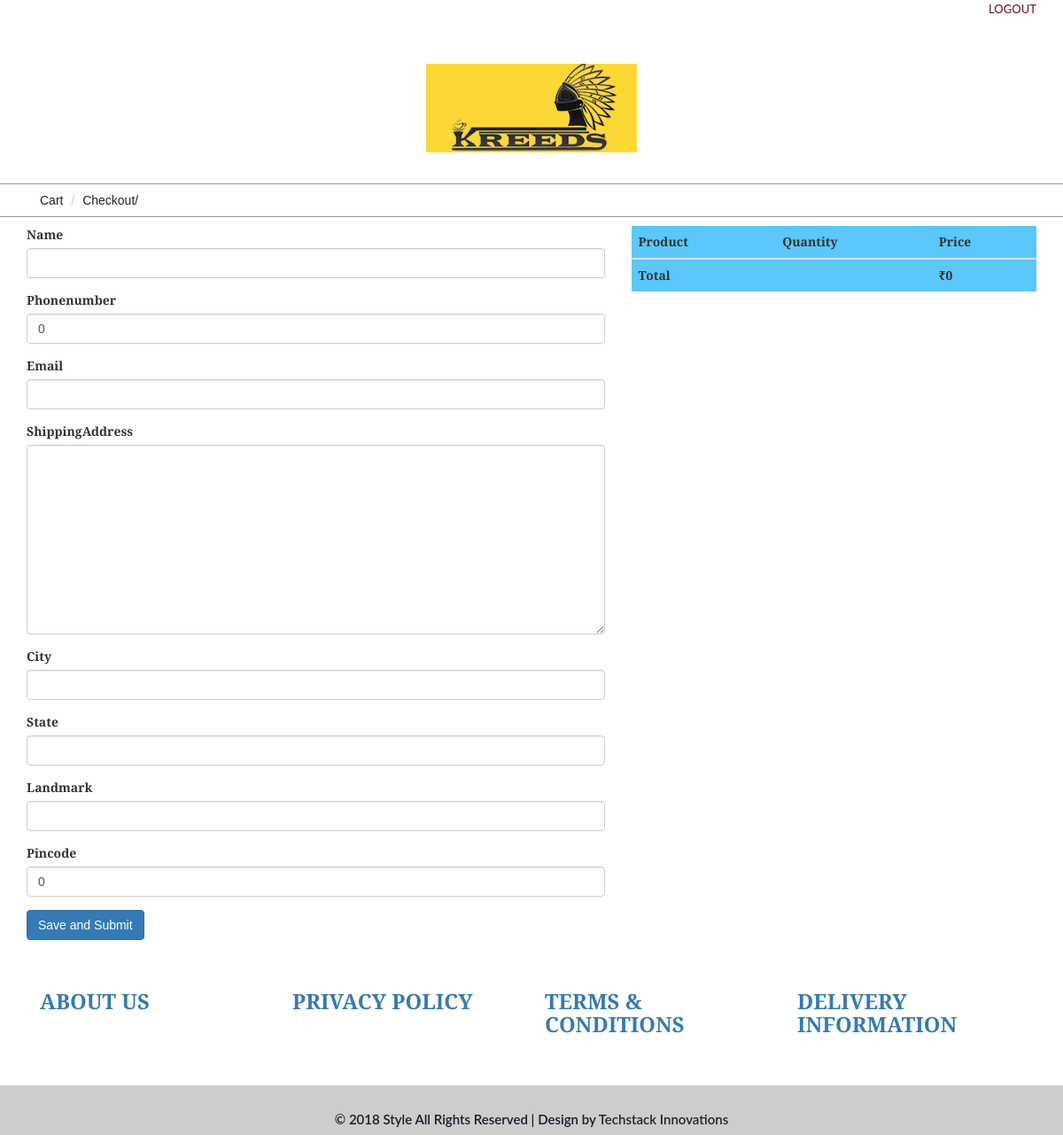
The page /checkout/4/ (signed in) on the database as committed earlier.
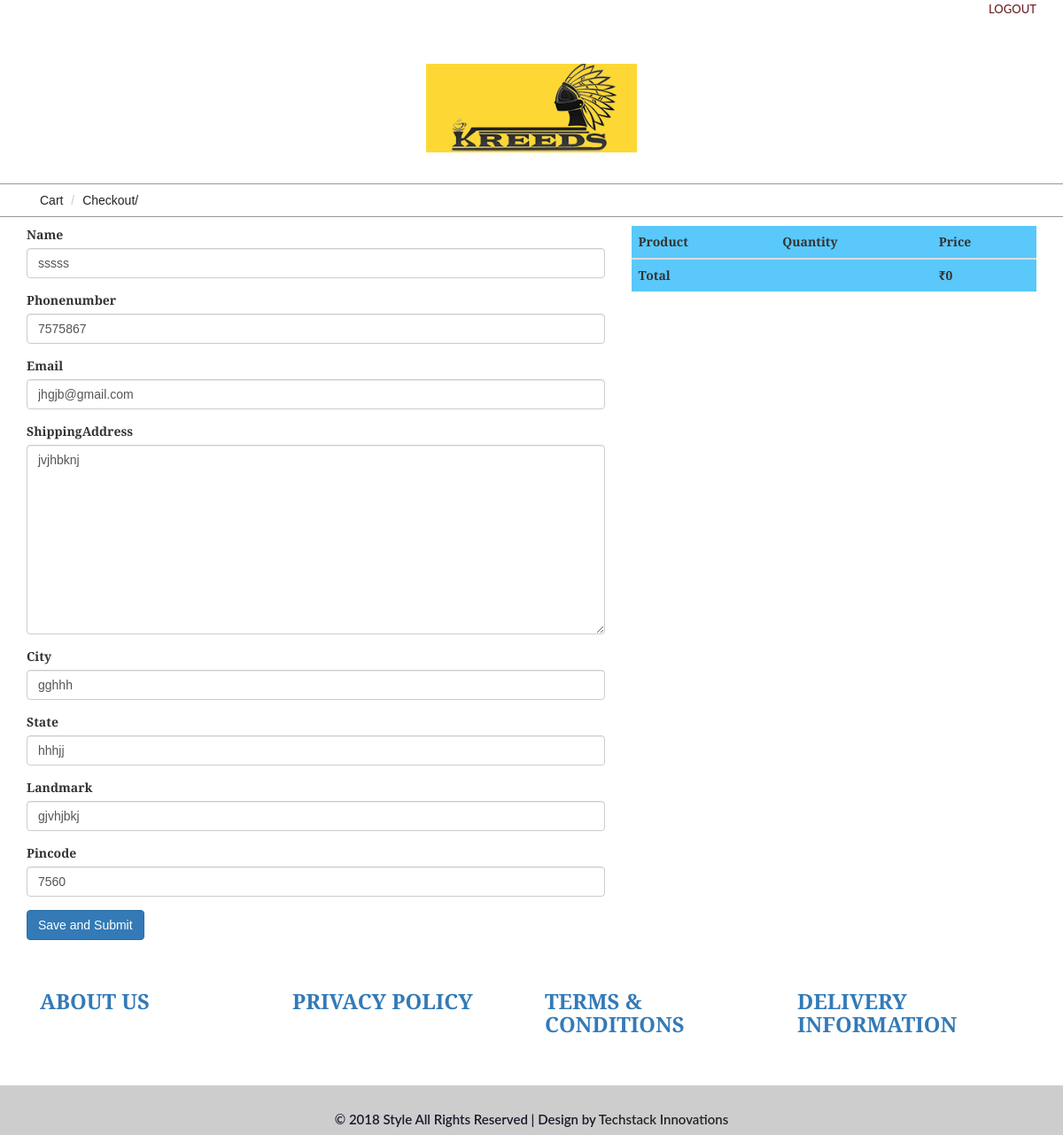
The same page on the database as committed later.
### ecom/models.py (models this page shows, shortened)
class CustomerDetail(models.Model):
	user = user=models.OneToOneField(User,on_delete=models.CASCADE)
	name = models.CharField(max_length=30, blank=True)
	phonenumber=models.IntegerField(default=0, blank=True, null=True)
	Email=models.CharField(max_length=30, blank=True)
	ShippingAddress=models.TextField(max_length=50, blank=True, null=True)
	City=models.CharField(max_length=20,blank=True)
	State=models.CharField(max_length=20,blank=True)
	Landmark=models.CharField(max_length=30,blank=True)
	Pincode=models.IntegerField(default=0, blank=True, null=True)

### ecom/views.py (the view)
# urls.py: url(r'^checkout/(?P<pk>\d+)/$', checkout, name="checkout"),
@login_required
def checkout(request, pk=None):
    try:
        usr = User.objects.get(pk=pk)
    except:
        usr = None
    try:
        cdet = CustomerDetail.objects.get(user=usr)
    except:
        cdet = None
    cart = Cart(request)
    if request.method=="POST":
        form=CustomerDetailForm(request.POST, instance = cdet)
        if form.is_valid():
            post=form.save(commit=False)
            post.user = usr
            post.save()
            ord = Order.objects.create(user=post, totalamount =int(cart.get_total_price()), checkout_date= timezone.now())
            for i in cart:
                c = Cartm.objects.create(order = ord, product = i["product"], quantity = int(i["quantity"]), amount = int(i["price"]))
                p = Product.objects.get(id = i["product"].id )
                p.NumbersAvailable-=int(i["quantity"])
                p.save()
            cart.clear()
            return redirect('thankyou')
    else:
        form=CustomerDetailForm(instance = cdet)
    return render(request,'frontend/checkout.html',{'form':form})

### ecom/forms.py
class CustomerDetailForm(forms.ModelForm):
	class Meta:
		model=CustomerDetail
		fields=("name", "phonenumber", "Email", "ShippingAddress", "City", "State", "Landmark", "Pincode",)

### ecom/cart.py (called while the page is built)
    def __len__(self):
        return sum(item['quantity'] for item in self.cart.values())

    def get_total_price(self):
        return sum(Decimal(item['price']) * item['quantity'] for item in self.cart.values())

### ecom/context_processor.py (called while the page is built)
def cart(request):
    return {'cart': Cart(request)}

### templates/frontend/checkout.html (shortened to what this page needs)
<!DOCTYPE html>
{% load static %}
{% load widget_tweaks %}
<html>
<head>
<link href="{% static 'frontend/css/bootstrap.css' %}" rel="stylesheet"  type="text/css" media="all" />
<link href="{% static 'frontend/css/style.css' %}" rel="stylesheet" type="text/css" media="all" />
<link href="{% static 'frontend/css/memenu.css' %}" rel="stylesheet" type="text/css" media="all" />
</head>
<body>
	<div class="container">
		<div class="pull-right">
		{% if request.user.is_authenticated %}
			<p><a href="{% url 'auth_logout' %}" class="simpleCart_empty">LOGOUT</a></p>
        {% else %}
             <a class="active" href="{% url 'auth_login' %}">LOGIN</a>
             <a class="active" href="{% url 'registration_register' %}">REGISTER</a>
        {% endif %}
		</div>
	</div>
	<div class="top-header">
	<div class="container">
		<div class="top-header-main">
			<div class="col-md-4 top-header-left">
			</div>
			<div class="col-md-4 top-header-middle">
				<a href="/"><img src="{% static 'frontend/images/logo-4.png' %}" alt="" /></a>
			</div>
		</div>
	</div>
</div>
	<div class="breadcrumbs">
		<div class="container">
			<div class="breadcrumbs-main">
				<ol class="breadcrumb">
					<li><a>Cart</a></li>
					<li class="active">Checkout/</li>
				</ol>
			</div>
		</div>
	</div>
<div style="margin-top: 10px;">
	<div class="container">
	<div class="row">
	<div class="col-md-7">
		<form method="POST" class="post-form">{% csrf_token %}
	{% for field in form.visible_fields %}
    <div class="form-group">
        <label for="{{ field.id_for_label }}">{{ field.label }}</label>
        {{ field|add_class:'form-control' }}
    </div>
    {% endfor %}
        <button type="submit" class="save btn btn-primary">Save and Submit</button>
		</form>
		</div>
		<div class="col-md-5">
 <table class="table table-striped table-hover">
                <thead style="background-color: #5AC8FA">
                    <tr>
                        <th>Product</th>
                        <th>Quantity</th>
                        <th>Price</th>
                    </tr>
                </thead>
                <tbody>
                <tr style="background-color: #5AC8FA">
                    <td><b>Total</b></td>
                    <td colspan="1"></td>
                    <td colspan="1"><b>₹{{ cart.get_total_price }}</b></td>
                </tr>
                </tbody>
            </table>
		</div>
	</div>
	</div>
</div>
<div class="footer">
		<div class="container">
			<div class="footer-top">
			<div class="col-md-3 footer-left">
					<h3><a href="aboutus/">ABOUT US</a></h3>
				</div>
				<div class="col-md-3 footer-left">
					<h3><a href="privacy/"> PRIVACY POLICY</a></h3>
				</div>
				<div class="col-md-3 footer-left">
					<h3><a href="terms/">TERMS & CONDITIONS</a></h3>
				</div>
				<div class="col-md-3 footer-left">
					<h3><a href="info/">DELIVERY INFORMATION</a></h3>
				</div>
			</div>
		</div>
	</div>
	<div class="footer-text" style="height:4rem;">
		<div class="container">
			<div class="footer-main">
				<p class="footer-class">© 2018 Style All Rights Reserved | Design by  <a href="http://techstackinnovations.com/" target="_blank">Techstack Innovations</a> </p>
			</div>
		</div>
	</div>
</body>
</html>

Rows that differ between the two databases and show on the page:
added CustomerDetail: visible_fields "sssss" "7575867" "jhgjb@gmail.com" "jvjhbknj" "gghhh" "hhhjj" "gjvhjbkj" "7560"
Other text that changed with them:
list line gone: "0"
